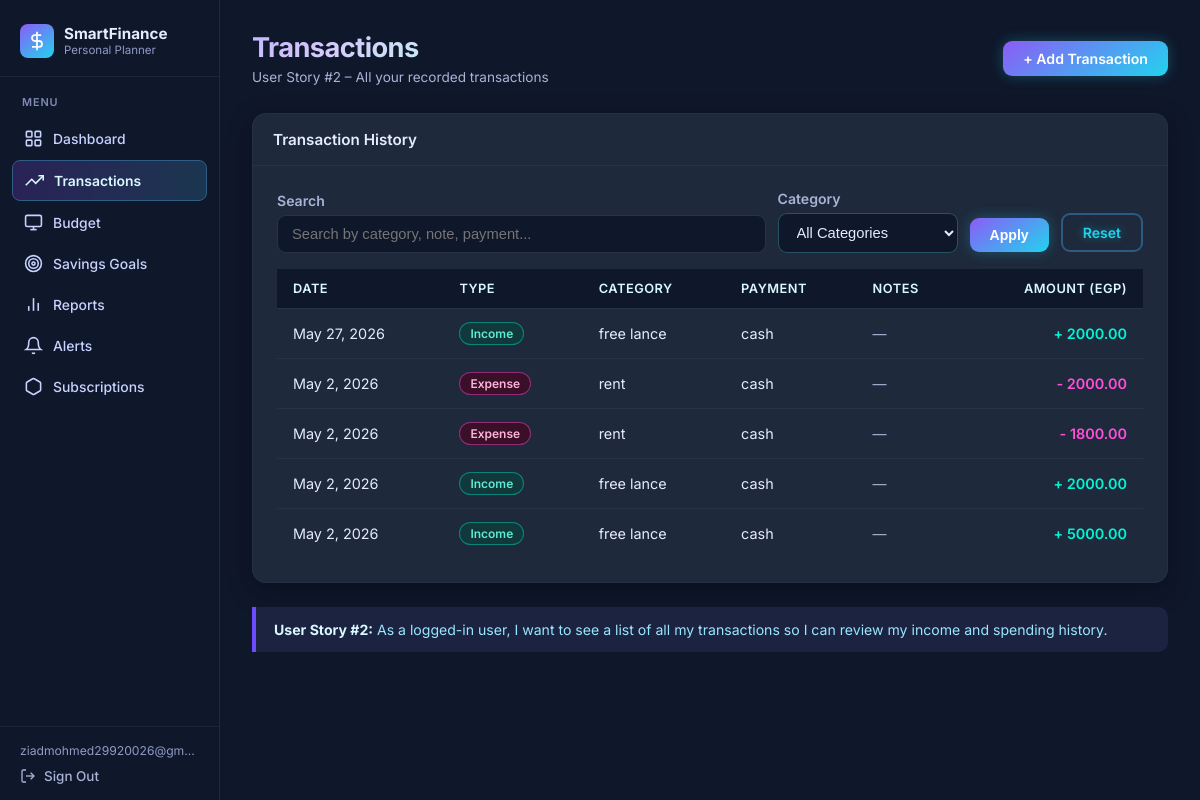
The app's page /transactions/ (signed in), older data.
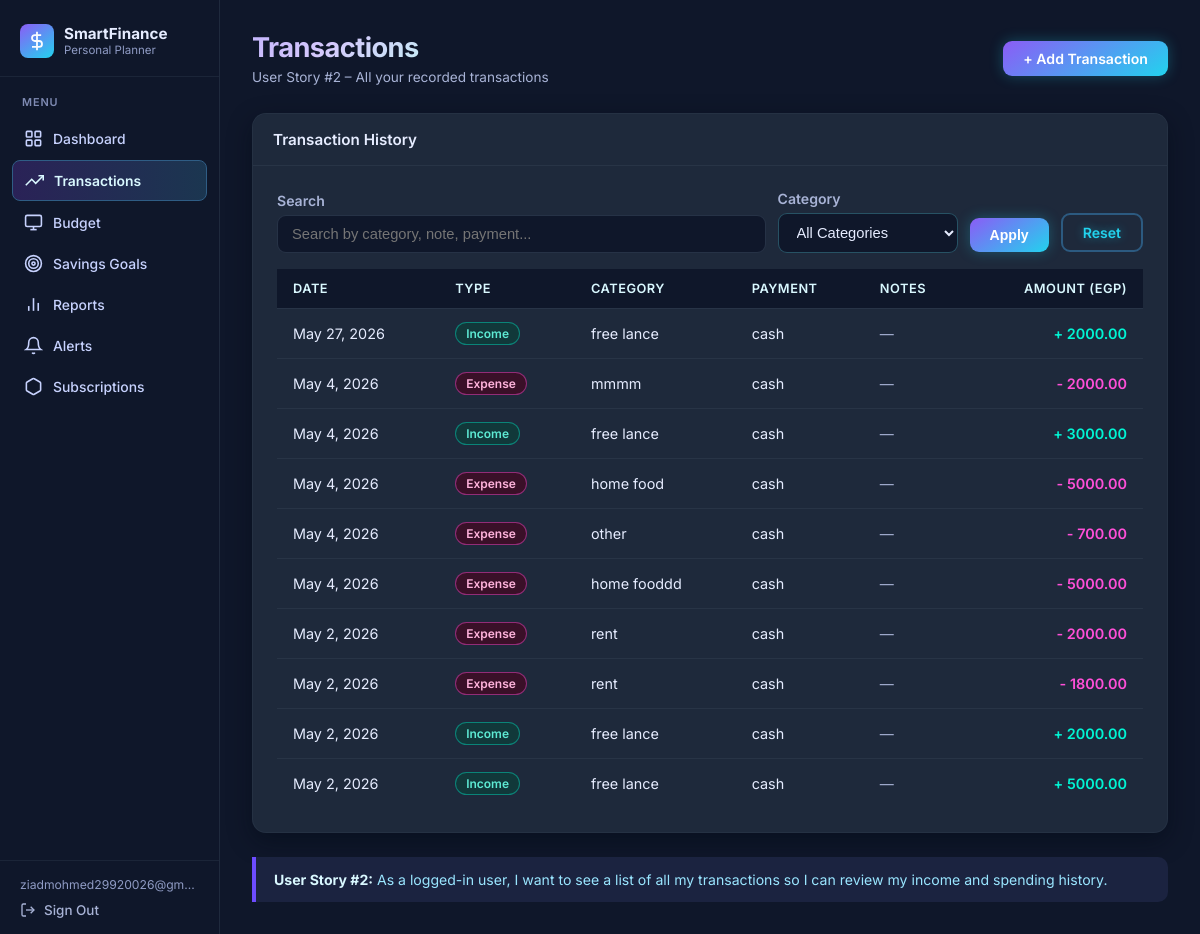
The same page, newer data.
### budget/models.py (models this page shows, shortened)
class Transaction(models.Model):
    TYPE_CHOICES = [
        ('expense', 'Expense'),
        ('income',  'Income'),
    ]
    PAYMENT_CHOICES = [
        ('cash',   'Cash'),
        ('card',   'Card'),
        ('online', 'Online'),
    ]
    user             = models.ForeignKey(User, on_delete=models.CASCADE)
    transaction_type = models.CharField(max_length=10, choices=TYPE_CHOICES)
    amount           = models.DecimalField(max_digits=10, decimal_places=2)
    category         = models.CharField(max_length=100)
    date             = models.DateField()
    payment_method   = models.CharField(max_length=10, choices=PAYMENT_CHOICES, default='cash')
    notes            = models.TextField(blank=True)
    created_at       = models.DateTimeField(auto_now_add=True)
    class Meta:
        ordering = ['-date']

### budget/views.py (the view, shortened to what this page needs)
# urls.py: path('transactions/',     views.transaction_list_view, name='transaction_list'),
@login_required
def transaction_list_view(request):
    transactions = Transaction.objects.filter(user=request.user)
    query = request.GET.get('q', '').strip()
    category = request.GET.get('category', '').strip()
    if category:
        transactions = transactions.filter(category=category)
    categories = (
        Transaction.objects.filter(user=request.user)
        .values_list('category', flat=True)
        .distinct()
        .order_by('category')
    )
    return render(request, 'budget/transaction_list.html', {
        'transactions': transactions,
        'categories': categories,
        'query': query,
        'selected_category': category,
    })

### budget/templates/budget/transaction_list.html (shortened to what this page needs)
{% extends 'budget/base.html' %}
{% block content %}
<div class="page-header">
    <div>
        <h2>Transactions</h2>
        <p>User Story #2 – All your recorded transactions</p>
    </div>
    <a href="{% url 'add_transaction' %}" class="btn btn-primary">+ Add Transaction</a>
</div>
<div class="card">
    <div class="card-header">Transaction History</div>
    <div class="card-body">
        <form method="GET" action="{% url 'transaction_list' %}" style="display:flex; gap:12px; align-items:flex-end; flex-wrap:wrap; margin-bottom:16px;">
            <div class="form-group" style="margin-bottom:0; flex:1; min-width:220px;">
                <label for="q">Search</label>
                <input
                    type="text"
                    id="q"
                    name="q"
                    class="form-control"
                    value="{{ query }}"
                    placeholder="Search by category, note, payment..."
                >
            </div>
            <div class="form-group" style="margin-bottom:0; min-width:180px;">
                <label for="category">Category</label>
                <select id="category" name="category" class="form-control">
                    <option value="">All Categories</option>
                </select>
            </div>
            <button type="submit" class="btn btn-primary" style="margin-bottom:1px;">Apply</button>
            <a href="{% url 'transaction_list' %}" class="btn btn-outline" style="margin-bottom:1px;">Reset</a>
        </form>
        {% if transactions %}
        <table class="data-table">
            <thead>
                <tr>
                    <th>Date</th>
                    <th>Type</th>
                    <th>Category</th>
                    <th>Payment</th>
                    <th>Notes</th>
                    <th style="text-align:right;">Amount (EGP)</th>
                </tr>
            </thead>
            <tbody>
                {% for t in transactions %}
                <tr>
                    <td>{{ t.date }}</td>
                    <td>
                        {% if t.transaction_type == 'expense' %}
                            <span class="badge badge-red">Expense</span>
                        {% else %}
                            <span class="badge badge-green">Income</span>
                        {% endif %}
                    </td>
                    <td>{{ t.category }}</td>
                    <td>{{ t.payment_method }}</td>
                    <td style="color:#a8b3d6; font-size:0.875rem;">{{ t.notes|default:"—" }}</td>
                    <td style="text-align:right; font-weight:600;">
                        {% if t.transaction_type == 'expense' %}
                            <span style="color:#ff4fd8;">- {{ t.amount|floatformat:2 }}</span>
                        {% else %}
                            <span style="color:#00f5d4;">+ {{ t.amount|floatformat:2 }}</span>
                        {% endif %}
                    </td>
                </tr>
                {% endfor %}
            </tbody>
        </table>
        {% endif %}
    </div>
</div>
<div class="info-box">
    <strong>User Story #2:</strong> As a logged-in user, I want to see a list of all
    my transactions so I can review my income and spending history.
</div>
{% endblock %}

### budget/templates/budget/base.html (shortened to what this page needs)
<!DOCTYPE html>
<html lang="en">
<head>
</head>
<body>
{% if user.is_authenticated %}
<aside class="sidebar">
    <div class="sidebar-brand">
        <div class="brand-icon">
            <svg viewBox="0 0 24 24" fill="none" stroke="currentColor" stroke-width="2">
                <line x1="12" y1="1" x2="12" y2="23"/><path d="M17 5H9.5a3.5 3.5 0 0 0 0 7h5a3.5 3.5 0 0 1 0 7H6"/>
            </svg>
        </div>
        <div class="brand-text">
            <div class="brand-name">SmartFinance</div>
            <div class="brand-sub">Personal Planner</div>
        </div>
    </div>
    <nav class="sidebar-nav">
        <div class="nav-section-label">Menu</div>
        <a href="{% url 'dashboard' %}"
           class="nav-item {% if request.resolver_match.url_name == 'dashboard' %}active{% endif %}">
            <svg class="nav-icon" viewBox="0 0 24 24" fill="none" stroke="currentColor" stroke-width="2">
                <rect x="3" y="3" width="7" height="7" rx="1"/><rect x="14" y="3" width="7" height="7" rx="1"/>
                <rect x="14" y="14" width="7" height="7" rx="1"/><rect x="3" y="14" width="7" height="7" rx="1"/>
            </svg>
            Dashboard
        </a>
        <a href="{% url 'transaction_list' %}"
           class="nav-item {% if request.resolver_match.url_name == 'transaction_list' or request.resolver_match.url_name == 'add_transaction' %}active{% endif %}">
            <svg class="nav-icon" viewBox="0 0 24 24" fill="none" stroke="currentColor" stroke-width="2">
                <polyline points="23 6 13.5 15.5 8.5 10.5 1 18"/><polyline points="17 6 23 6 23 12"/>
            </svg>
            Transactions
        </a>
        <a href="{% url 'budget_list' %}"
           class="nav-item {% if request.resolver_match.url_name == 'budget_list' or request.resolver_match.url_name == 'create_budget' %}active{% endif %}">
            <svg class="nav-icon" viewBox="0 0 24 24" fill="none" stroke="currentColor" stroke-width="2">
                <rect x="2" y="3" width="20" height="14" rx="2"/><line x1="8" y1="21" x2="16" y2="21"/>
                <line x1="12" y1="17" x2="12" y2="21"/>
            </svg>
            Budget
        </a>
        <a href="{% url 'goals' %}"
           class="nav-item {% if request.resolver_match.url_name == 'goals' or request.resolver_match.url_name == 'contribute' %}active{% endif %}">
            <svg class="nav-icon" viewBox="0 0 24 24" fill="none" stroke="currentColor" stroke-width="2">
                <circle cx="12" cy="12" r="10"/><circle cx="12" cy="12" r="6"/><circle cx="12" cy="12" r="2"/>
            </svg>
            Savings Goals
        </a>
        <a href="{% url 'reports' %}"
           class="nav-item {% if request.resolver_match.url_name == 'reports' %}active{% endif %}">
            <svg class="nav-icon" viewBox="0 0 24 24" fill="none" stroke="currentColor" stroke-width="2">
                <line x1="18" y1="20" x2="18" y2="10"/><line x1="12" y1="20" x2="12" y2="4"/>
                <line x1="6" y1="20" x2="6" y2="14"/>
            </svg>
            Reports
        </a>
        <a href="{% url 'alerts' %}"
           class="nav-item {% if request.resolver_match.url_name == 'alerts' %}active{% endif %}">
            <svg class="nav-icon" viewBox="0 0 24 24" fill="none" stroke="currentColor" stroke-width="2">
                <path d="M18 8A6 6 0 0 0 6 8c0 7-3 9-3 9h18s-3-2-3-9"/>
                <path d="M13.73 21a2 2 0 0 1-3.46 0"/>
            </svg>
            Alerts
        </a>
        <a href="{% url 'subscriptions' %}"
           class="nav-item {% if request.resolver_match.url_name == 'subscriptions' or request.resolver_match.url_name == 'pay_subscription' %}active{% endif %}">
            <svg class="nav-icon" viewBox="0 0 24 24" fill="none" stroke="currentColor" stroke-width="2">
                <path d="M21 16V8a2 2 0 0 0-1-1.73l-7-4a2 2 0 0 0-2 0l-7 4A2 2 0 0 0 3 8v8a2 2 0 0 0 1 1.73l7 4a2 2 0 0 0 2 0l7-4A2 2 0 0 0 21 16z"/>
            </svg>
            Subscriptions
        </a>
    </nav>
    <div class="sidebar-footer">
        <div class="sidebar-user-name">{{ user.email|default:user.username }}</div>
        <a href="{% url 'logout' %}" class="sidebar-signout">
            <svg width="16" height="16" viewBox="0 0 24 24" fill="none" stroke="currentColor" stroke-width="2">
                <path d="M9 21H5a2 2 0 0 1-2-2V5a2 2 0 0 1 2-2h4"/>
                <polyline points="16 17 21 12 16 7"/><line x1="21" y1="12" x2="9" y2="12"/>
            </svg>
            Sign Out
        </a>
    </div>
</aside>
<div class="main-wrapper">
{% endif %}
<main>
    {% block content %}{% endblock %}
</main>
{% if user.is_authenticated %}
</div>
{% else %}
</div>
{% endif %}
</body>
</html>

Row changes from the older to the newer data that the page shows:
added Transaction: date "May 4, 2026", transaction_type "Expense", category "mmmm", payment_method "cash", notes "—", amount "2000.00"
added Transaction: date "May 4, 2026", transaction_type "Income", category "free lance", payment_method "cash", notes "—", amount "3000.00"
added Transaction: date "May 4, 2026", transaction_type "Expense", category "home food", payment_method "cash", notes "—", amount "5000.00"
added Transaction: date "May 4, 2026", transaction_type "Expense", category "other", payment_method "cash", notes "—", amount "700.00"
added Transaction: date "May 4, 2026", transaction_type "Expense", category "home fooddd", payment_method "cash", notes "—", amount "5000.00"
